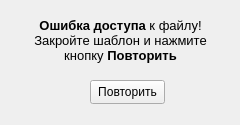
<?xml version="1.0" encoding="UTF-8"?>
<ui version="4.0">
 <class>permission_error_form</class>
 <widget class="QWidget" name="permission_error_form">
  <property name="geometry">
   <rect>
    <x>0</x>
    <y>0</y>
    <width>240</width>
    <height>125</height>
   </rect>
  </property>
  <property name="windowTitle">
   <string>Ошибка</string>
  </property>
  <widget class="QPushButton" name="bt_repeat_template">
   <property name="geometry">
    <rect>
     <x>90</x>
     <y>80</y>
     <width>75</width>
     <height>24</height>
    </rect>
   </property>
   <property name="text">
    <string>Повторить</string>
   </property>
  </widget>
  <widget class="QLabel" name="lb_permission_error">
   <property name="geometry">
    <rect>
     <x>10</x>
     <y>10</y>
     <width>221</width>
     <height>61</height>
    </rect>
   </property>
   <property name="text">
    <string>&lt;html&gt;&lt;head/&gt;&lt;body&gt;&lt;p align=&quot;center&quot;&gt;&lt;span style=&quot; font-size:10pt; font-weight:700;&quot;&gt;Ошибка доступа &lt;/span&gt;&lt;span style=&quot; font-size:10pt;&quot;&gt;к файлу!&lt;/span&gt;&lt;span style=&quot; font-size:10pt;&quot;&gt;&lt;br/&gt;Закройте шаблон и нажмите&lt;br/&gt;кнопку &lt;/span&gt;&lt;span style=&quot; font-size:10pt; font-weight:700;&quot;&gt;Повторить&lt;/span&gt;&lt;/p&gt;&lt;/body&gt;&lt;/html&gt;</string>
   </property>
  </widget>
 </widget>
 <resources/>
 <connections/>
</ui>
